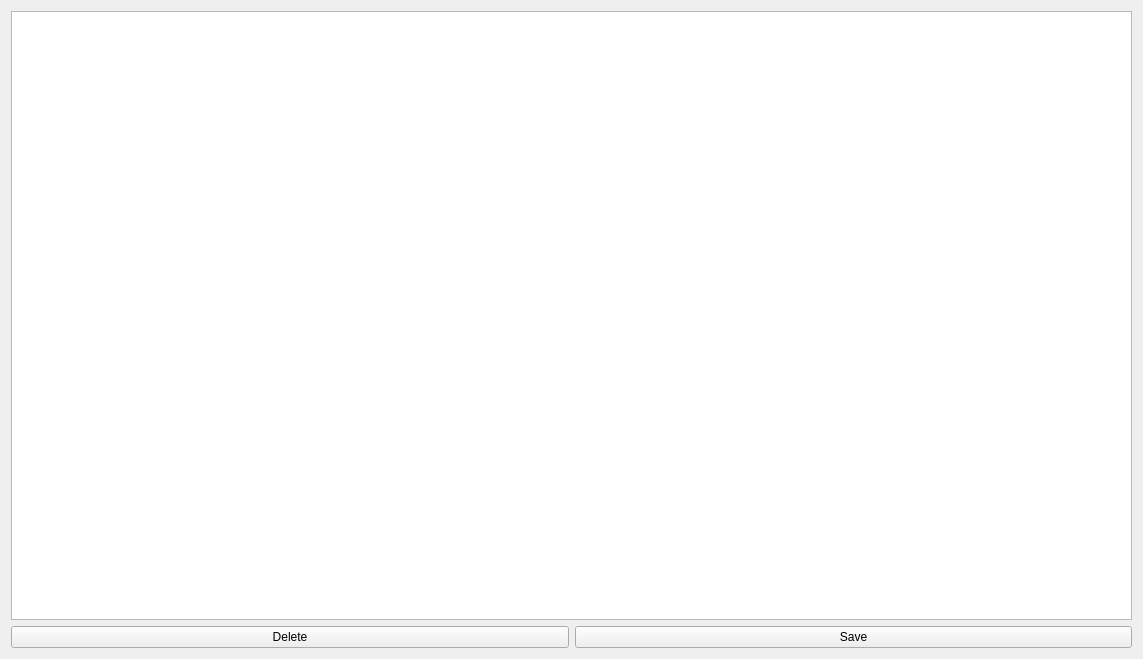
<?xml version="1.0" encoding="UTF-8"?>
<ui version="4.0">
 <class>Form</class>
 <widget class="QWidget" name="Form">
  <property name="geometry">
   <rect>
    <x>0</x>
    <y>0</y>
    <width>1143</width>
    <height>659</height>
   </rect>
  </property>
  <property name="windowTitle">
   <string>Form</string>
  </property>
  <layout class="QVBoxLayout" name="verticalLayout">
   <item>
    <widget class="QTableView" name="tableView">
     <property name="minimumSize">
      <size>
       <width>1121</width>
       <height>0</height>
      </size>
     </property>
    </widget>
   </item>
   <item>
    <layout class="QHBoxLayout" name="horizontalLayout">
     <item>
      <widget class="QPushButton" name="btn_delete">
       <property name="text">
        <string>Delete</string>
       </property>
      </widget>
     </item>
     <item>
      <widget class="QPushButton" name="btn_refresh">
       <property name="text">
        <string>Save</string>
       </property>
      </widget>
     </item>
    </layout>
   </item>
  </layout>
 </widget>
 <resources/>
 <connections/>
</ui>
